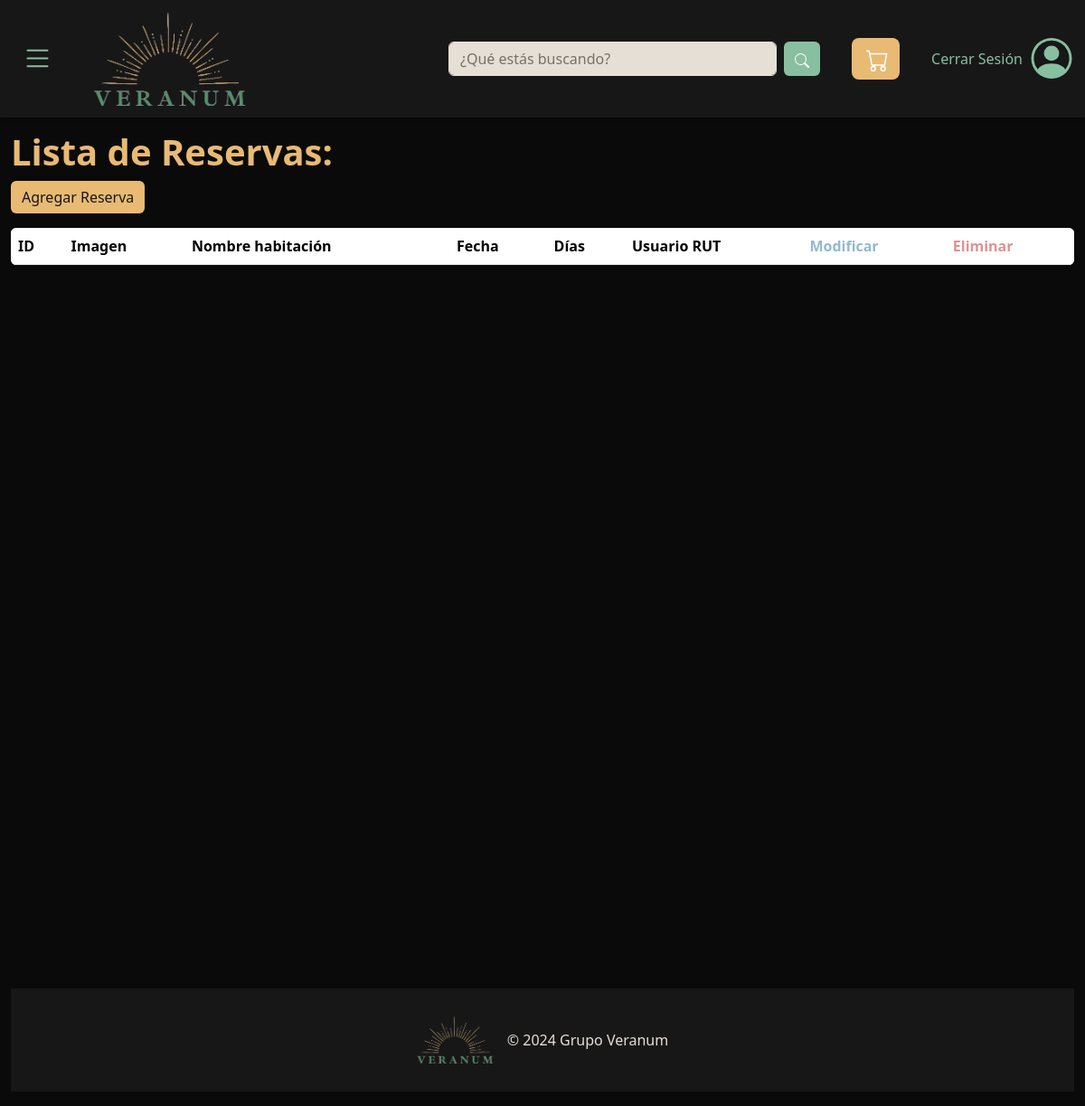
The page /listadoReservas (signed in) on the database as committed earlier.
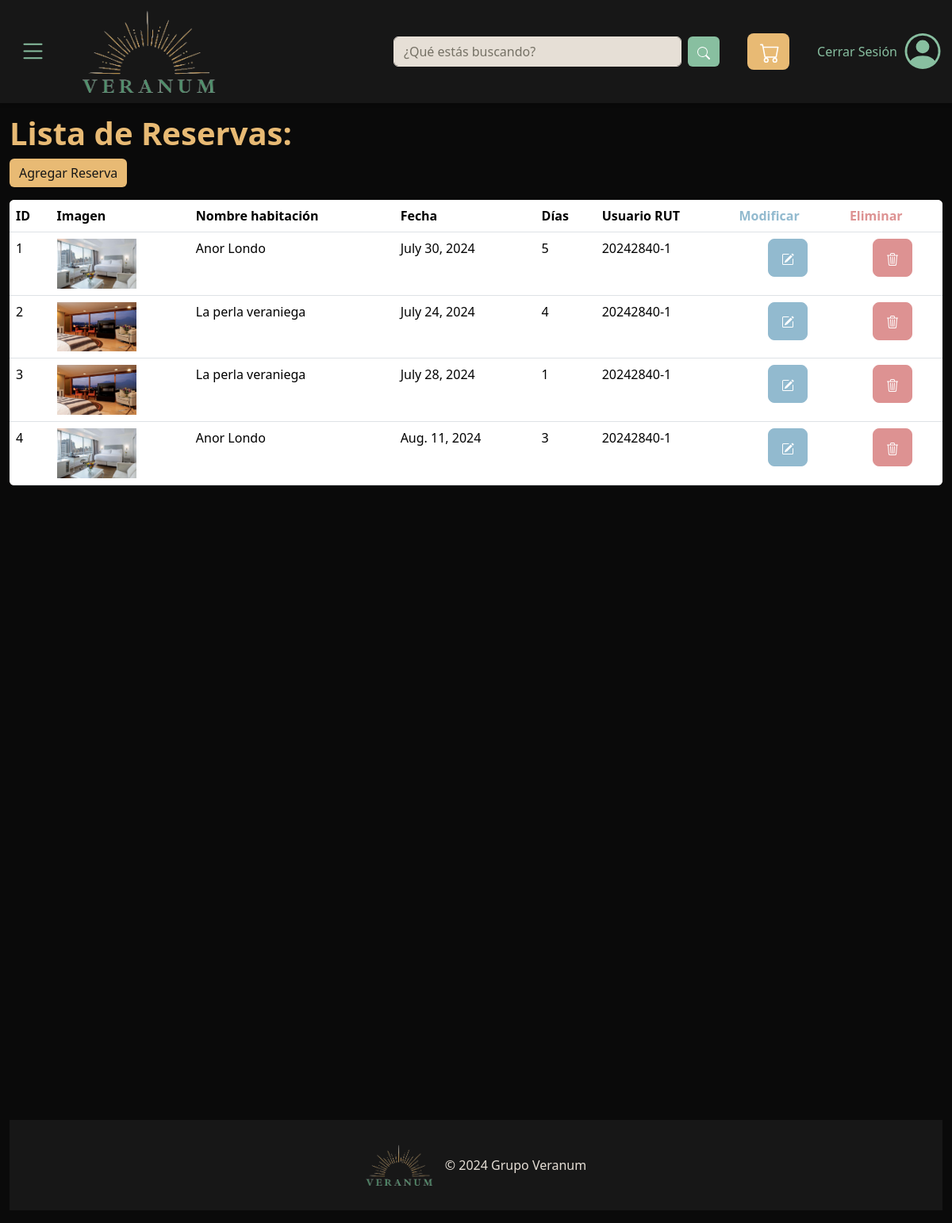
The same page on the database as committed later.
### Store/models.py (models this page shows)
class Reserva(models.Model):
    idReserva     = models.IntegerField(primary_key=True)
    idUsuario     = models.ForeignKey('Usuario', on_delete=models.CASCADE, default='0')
    dias          = models.CharField(max_length=50, null=True)
    fecha         = models.DateField(default='2000-01-01')
    habitacion    = models.ForeignKey('Habitacion', on_delete=models.CASCADE)

class Habitacion(models.Model):
    idHab         = models.AutoField(primary_key=True)
    nombre        = models.CharField(max_length=50)
    servicio      = models.ForeignKey('servicio', on_delete=models.CASCADE)
    dispHab       = models.ForeignKey('dispHab', on_delete=models.CASCADE)
    descripcion   = models.CharField(max_length=550)
    imagen        = models.ImageField(upload_to='habitaciones/imagenes')
    ytVidId       = models.CharField(max_length=11, null=True)
    precio        = models.IntegerField()
    capacidad     = models.IntegerField()
    tipoHab       = models.ForeignKey('tipoHab', on_delete=models.CASCADE)

class Usuario ( models.Model):
    idUsuario = models.AutoField(primary_key=True)
    nombre    = models.CharField(max_length=35)
    apellido  = models.CharField(max_length=35)
    rut       = models.CharField(max_length=40, default='11111111-1')
    email     = models.EmailField(max_length=70)
    telefono  = models.CharField(max_length=40)
    region    = models.ForeignKey('Region', on_delete=models.CASCADE)
    nivelEd   = models.ForeignKey('nivelEducacional', on_delete=models.CASCADE)
    fechaNac  = models.DateField(default='2000-01-01')

### Store/views.py (the view)
# urls.py: path('listadoReservas', views.listadoReservas, name='listadoReservas'),
@login_required
def listadoReservas(request):
    context = {}
    reservas = Reserva.objects.all()
    print("---------")
    print(reservas)
    context['reservas'] = reservas
    return render(request, 'listadoReservas.html', context)

### Store/templates/listadoReservas.html (shortened to what this page needs)
{% extends "plantilla_base.html" %}
{% block contenido %}
<h1 class="pt-5 mt-5" style="font-weight:bold; color:#E8BA74">Lista de Reservas:</h1>
<table class="table table-resposive mb-0">
    <tr class="listado" >
        <th >ID</th>
        <th >Imagen</th>
        <th >Nombre habitación</th>
        <th >Fecha</th>
        <th >Días</th>
        <th >Usuario RUT</th>
        <th style="color: #92BACF">Modificar</th>
        <th style="color: #dd9292" >Eliminar</th>
    </tr>
    {%for reserva in reservas%}
        <td > {{reserva.idReserva}} </td>
        <td ><a href="{{reserva.habitacion.idHab}}"><img src="{{reserva.habitacion.imagen.url}}" alt="No disponible" style="max-width: 100px; max-height: 140px;"></a></td>
        <td >{{reserva.habitacion.nombre}}</td>
        <td >{{reserva.fecha}}</td>
        <td >{{reserva.dias}}</td>
        <td >{{reserva.idUsuario.rut}}</td>
        <td class="text-center"><a href="{% url 'modificarReserva' idReserva=reserva.idReserva %}" class="btn btn-info btn-lg" style="background-color: #92BACF; border-color:#92BACF">
        </a></td>
        <td class="text-center"><a href="{% url 'eliminarReserva' idReserva=reserva.idReserva %}" class="btn btn-danger btn-lg" style="background-color: #dd9292; border-color:#dd9292">
        </a></td>
    {%endfor%}
        <a href="{%url 'registroReservas' %}"><button class="btn btnAgregar btn-success mb-3" id="btnAgregar" style="color:#171717;background-color: #E8BA74;border: none; align-items:end;">Agregar Reserva</button></a>
    <table class="table table-resposive">
        <div class="container-fluid d-flex flex-column min-vh-100">
        </div>
{%endblock%}

Rows that differ between the two databases and show on the page:
added Reserva: idReserva "1", habitacion.imagen (picture), habitacion.nombre "Anor Londo", fecha "July 30, 2024", dias "5", idUsuario.rut "20242840-1"
added Reserva: idReserva "2", habitacion.imagen (picture), habitacion.nombre "La perla veraniega", fecha "July 24, 2024", dias "4", idUsuario.rut "20242840-1"
added Reserva: idReserva "3", habitacion.imagen (picture), habitacion.nombre "La perla veraniega", fecha "July 28, 2024", dias "1", idUsuario.rut "20242840-1"
added Reserva: idReserva "4", habitacion.imagen (picture), habitacion.nombre "Anor Londo", fecha "Aug. 11, 2024", dias "3", idUsuario.rut "20242840-1"
